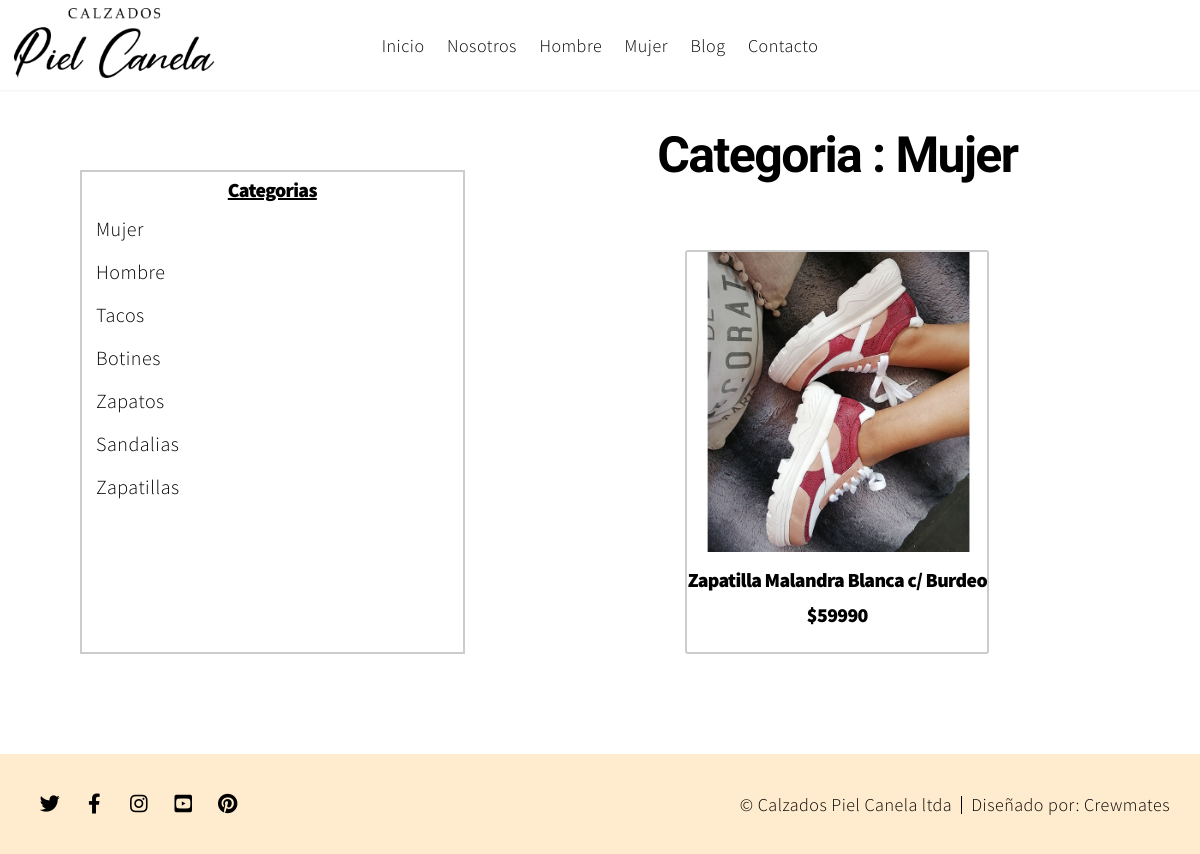
Page /ver-productos.php?categoria=1 on the committed database.
### tables this page shows
CREATE TABLE `categorias` (
  `cod_categoria` int(11) NOT NULL,
  `nombre` varchar(100) NOT NULL
);

CREATE TABLE `productos` (
  `id` int(11) NOT NULL,
  `cod_prod` varchar(45) NOT NULL,
  `nombre` varchar(200) DEFAULT NULL,
  `descripcion` varchar(255) DEFAULT NULL,
  `temporada` varchar(100) NOT NULL,
  `categoria` int(100) NOT NULL,
  `categoria2` int(10) DEFAULT NULL,
  `color` varchar(45) DEFAULT NULL,
  `precio` int(11) NOT NULL,
  `talla` varchar(45) DEFAULT NULL,
  `insumos` varchar(100) DEFAULT NULL,
  `taco` varchar(45) DEFAULT NULL,
  `plataforma` varchar(45) DEFAULT NULL,
  `destacado` int(10) DEFAULT NULL,
  `disponible` int(10) DEFAULT NULL,
  `imagen` varchar(255) DEFAULT NULL
);

### controlador/productos_c.php (called while the page is built, shortened)
<?php
    require_once("modelo/productosH_m.php");
    $prod=new productos_modelo();
    if (isset($_GET['categoria'])){
        $cod = $_GET['categoria'];
    }
    $categorias = $prod->nombre_categoria($cod);
    $allCategorias = $prod->get_categorias();
    $productoCat = $prod->get_productoCat($cod);
    require_once("vista/productos_v.php");
?>

### ver-productos.php (called while the page is built)
<?php
require_once("conexion.php");
require_once("controlador/productos_c.php");
?>

### modelo/productosH_m.php (called while the page is built, shortened)
<?php
    class productos_modelo{
        private $db;
        public function __construct(){
            $this->db=Conectar::conexion();
        }
        public function nombre_categoria($var){
            $nom_categoria=$this->db->query("SELECT nombre AS nombre_categoria FROM categorias where cod_categoria=$var;");
            return $nom_categoria;
        }
        public function get_categorias(){
            $categorias=$this->db->query("SELECT * FROM categorias");
            return $categorias;
        }
        public function get_productoCat($var){
            $producto=$this->db->query("SELECT * FROM productos WHERE categoria = $var OR categoria2 = $var;");
            return $producto;
        }
    }
?>

### conexion.php (called while the page is built)
<?php
    class Conectar {
            public static function conexion(){
                $db=new mysqli('localhost','root','admin','PielCanela');
                $db->query("SET NAMES 'utf8'");
                return $db;
            }
    }
?>

### vista/productos_v.php (the view, shortened to what this page needs)
<!DOCTYPE HTML>
<html>
	<head>
		<link rel="stylesheet" href="assets/css/calzados.css" />
    </head>
	<body class="is-preload">
		<div class="container">
		<header id="header">
				<nav>
					<ul>
						<li><a href="index.php">Inicio</a></li>
						<li><a href="nosotros.php">Nosotros</a></li>
						<li><a href="productos-hombre.php">Hombre</a></li>
						<li><a href="productos-mujer.php">Mujer</a></li>
						<li><a href="blog.html">Blog</a></li>
						<li><a href="contacto.html">Contacto</a></li>
					</ul>
				</nav>
				<div class="logo">
					<a href="index.php">
						<img class= "img" src="images/logo_2019.png" width="200px" height="70px">
					</a>
				</div>
			</header>
      <div class="product-box">
				<div class="product-box__title">
        <?php  while($title=$categorias->fetch_object()): ?>
          <h1>Categoria : <?php echo $title->nombre_categoria; ?></h1>
          <?php endwhile; ?>
                </div>
      <?php  while($cat=$productoCat->fetch_object()): ?>
		<a href="producto.php?cod=<?php echo $cat->cod_prod; ?>" style = "text-decoration: none; color: black;">
		<div class="product-box__items">
					<img src="uploads/images/<?=$cat->imagen ?>" alt="">
					<div>
						<h2><?= $cat->nombre;?></h2>
            <h6>$<?= $cat->precio;?></h6>
					</div>
				</div>
	  </a>
				<?php endwhile;
				?>
			</div>
			<div class="categorias-aside">
				<div class="categorias-aside__title">
					<h2><u>Categorias</u></h2>
				</div>
				<div class="categorias-aside__opciones">
					<ul>
					<ul>
					<?php  while($cat=$allCategorias->fetch_object()): ?>
						<a href="ver-productos.php?categoria=<?php echo $cat->cod_categoria;?>"><li><?php echo $cat->nombre;?></li></a>
						<?php endwhile; ?>
					</ul>
					</ul>
				</div>
			</div>
			<footer id="footer">
				<ul class="icons">
					<li><a href="https://www.twitter.com/calzpielcanela/" class="icon brands fa-twitter"><span class="label">Twitter</span></a></li>
					<li><a href="https://www.facebook.com/piel.ltda/" class="icon brands fa-facebook-f"><span class="label">Facebook</span></a></li>
					<li><a href="https://www.instagram.com/pielcanelacalzados/" class="icon brands fa-instagram"><span class="label">Instagram</span></a></li>
					<li><a href="https://www.youtube.com/channel/UCiNbc7r4TCvSoP1AyDjqmNA" class="icon brands fa-youtube-square"><span class="label">YouTube</span></a></li>
					<li><a href="https://www.pinterest.cl/calzadospielcanela/" class="icon brands fa-pinterest"><span class="label">Pinterest</span></a></li>
				</ul>
				<ul class="menu">
					<li>&copy; Calzados Piel Canela ltda</li><li>Diseñado por: <a href="https://utem.cl">Crewmates</a></li>
				</ul>
			</footer>
		</div>
	</body>
</html>

### rows in the picture
categorias: nombre "Mujer"
productos: imagen (picture), nombre "Zapatilla Malandra Blanca c/ Burdeo", precio "59990"
categorias: nombre "Hombre"
categorias: nombre "Tacos"
categorias: nombre "Botines"
categorias: nombre "Zapatos"
categorias: nombre "Sandalias"
categorias: nombre "Zapatillas"
